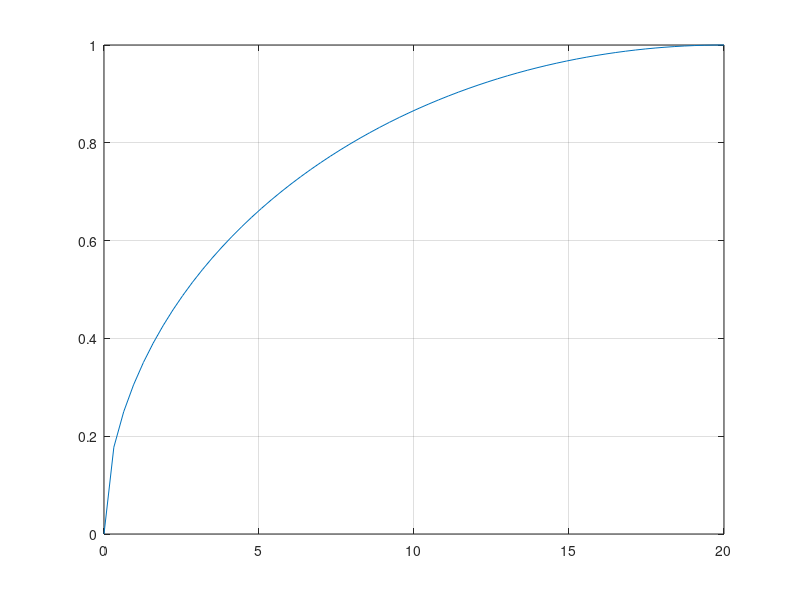

Here is the MATLAB script that generated this plot: (Note: this script raises an error after producing the figure.)
close all;
x = linspace(0,20,64);
% функция круга cj cvtotybtv  (x-x0)^2 + (y-y0)^2 = r^2 ->
% y=sqrt(r^2-x^2+2x*x0-x0^2) + k
r=20;
x0 = r;
y0 = 0;

fpr=real(sqrt(r.^2-x.^2+(2*x*x0-x0^2))+y0)




figure(1);

f_norm = normalize(fpr,'range');% приведени значений амплитуды от 0 до 1
plot(x,f_norm); grid;


Bitout = 12; % Планируемый выход регистра с генератора 
f_int = f_norm*2^12/2; % умножение до близкому к целочисленному значению
f_int = floor(f_int); % округление до целого 
figure(2);
plot(t, f_int); grid;

figure(3);
f_uint = f_int + 2^12/2 -1; % смещение сигнала на 2^12/2
max(f_uint)
min(f_uint)
plot(t, f_uint); grid;

f_hex = dec2hex(f_uint');
writematrix(f_uint',"Circle_dec.txt");
writematrix(f_hex,"Circle_hex.txt");


fsig = [f_int, flip(f_int),-f_int,-flip(f_int)] ; % склеивание из 1/4 периода , в полноценный периол одного сигнала;
fsig = fsig + 2^12/2;
plot(linspace(0,80,256), fsig); grid;